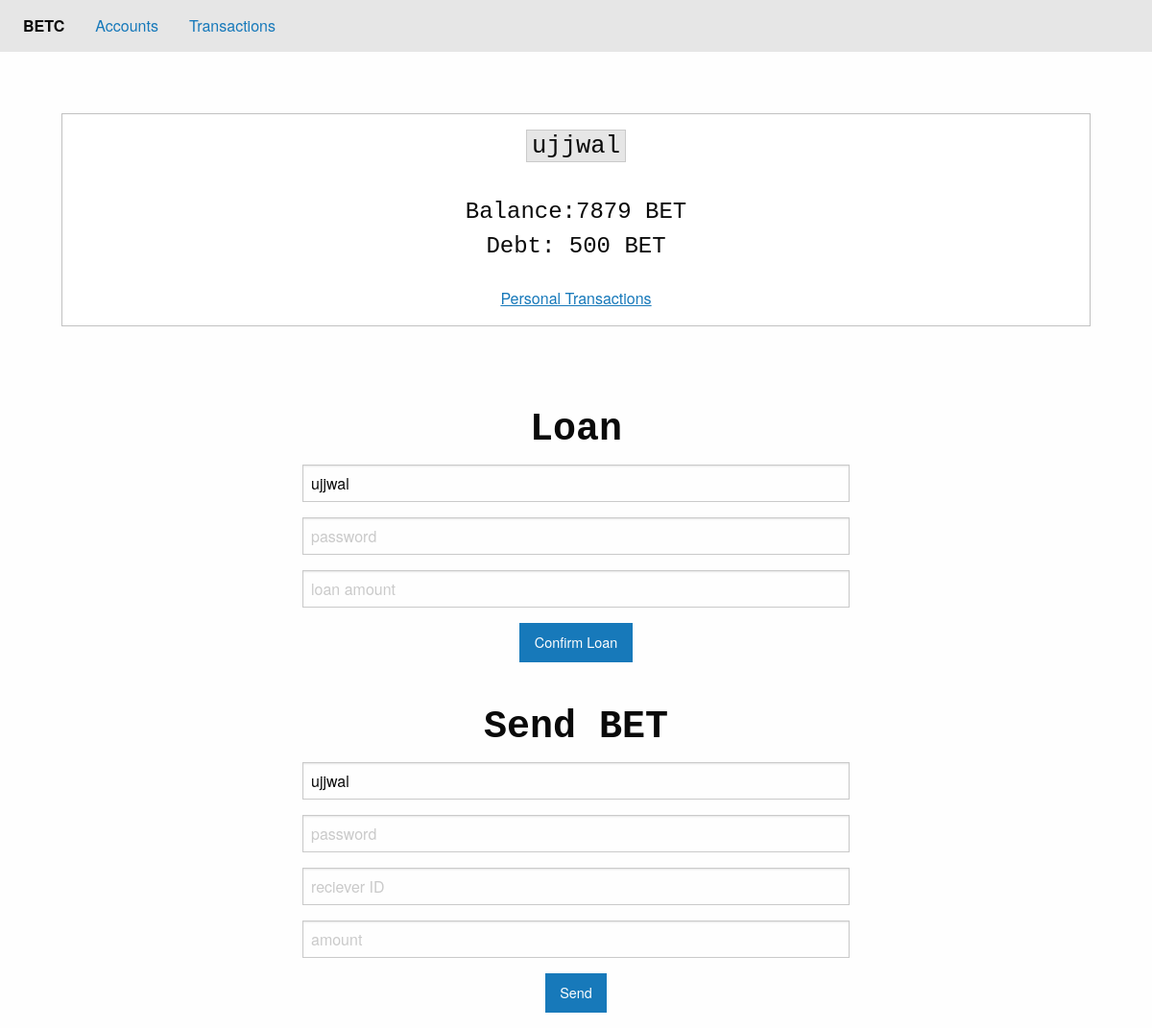
Page /accounts/ujjwal on the earlier database version.
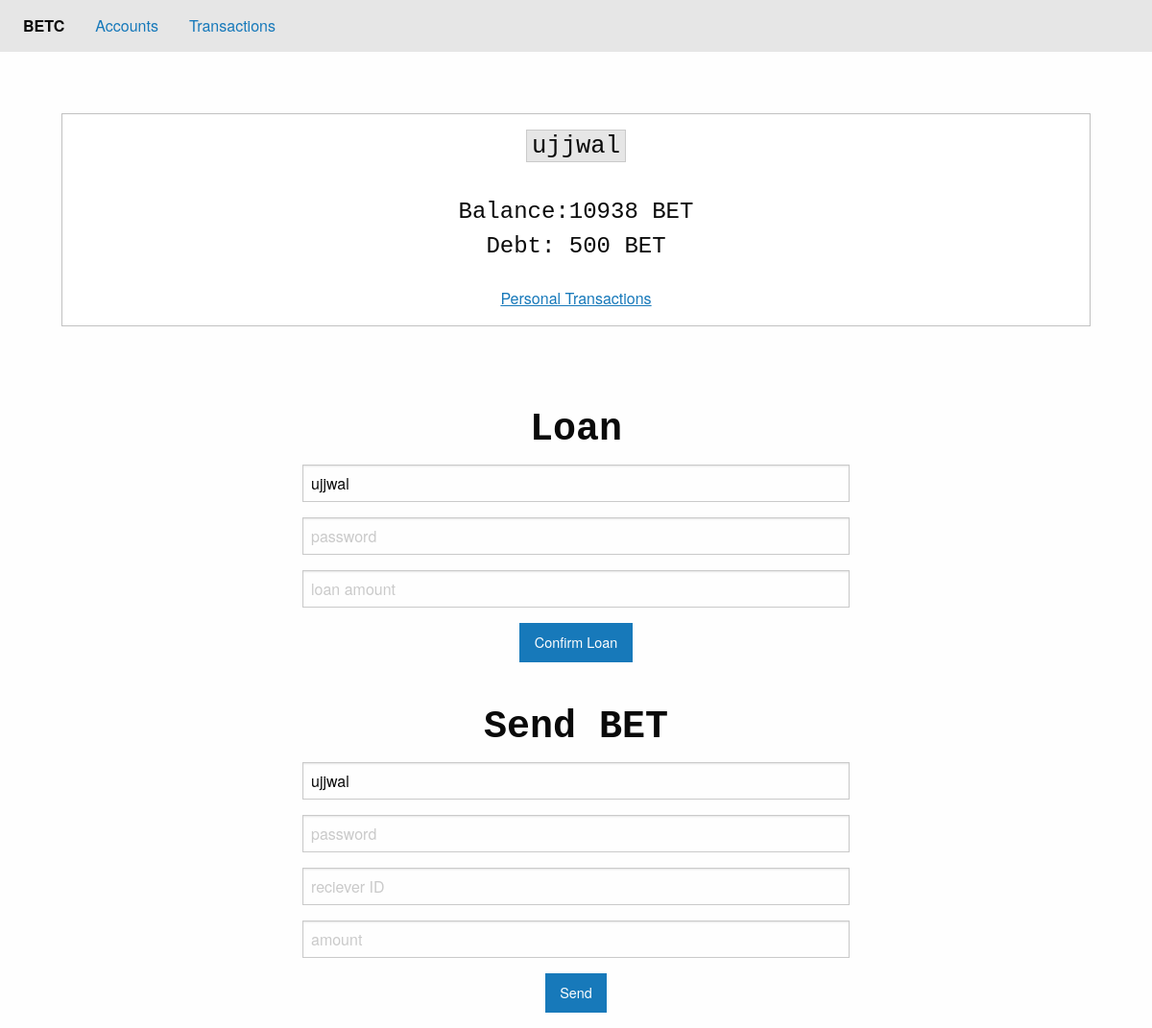
Same page on the later database version.
### app/models.py (models this page shows)
class Wallet(db.Model):
    id = db.Column(db.Integer, primary_key=True)
    username = db.Column(db.String, unique=True, nullable=False)
    password = db.Column(db.String, nullable=False)
    balance = db.Column(db.Integer,nullable=True, default=1000)
    inDept = db.Column(db.Integer, default=0)
    wins = db.Column(db.Integer, default=0)

### app/routes.py (the view)
@app.route("/accounts/<username>")
def getWallet(username):
    try:
        wallet = Wallet.query.filter_by(username=username).first()
        return render_template("wallet.html", wallet=wallet)
    except:
        return "User not found"

### app/templates/wallet.html (shortened to what this page needs)
{% extends "index.html" %}
{% block content %}
<section style="width: 100%; text-align:center; padding: 4rem;">
  <div class="callout">
    <h5><code style="font-size: 1.6rem;">{{ wallet.username }}</code></h5>
    <br>
    <span style="font-size: 1.5rem; font-family:'Courier New', Courier, monospace">Balance:{{wallet.balance}} BET</span>
    <br>
    <span style="font-size: 1.5rem; font-family:'Courier New', Courier, monospace">Debt: 500 BET</span>
    <br>
    <br>
    <a href="/transactions/{{wallet.username}}" style="text-decoration:underline;">Personal Transactions</a>
  </div>
</section>
<form method="POST" action="/loan" style="width: 50%;margin:auto; text-align: center;">
  <h2 style="font-family:'Courier New', Courier, monospace;"> <b> Loan</b></h2>
  <div class="grid-container">
    <div>
      <div>
        <input name="username" type="text" placeholder="username" value="{{wallet.username}}">
      </div>
      <div>
        <input type="password" placeholder="password" name="password">
      </div>
      <div>
        <input type="text" placeholder="loan amount" name="loanValue">
      </div>
      <button type="submit" class="button">Confirm Loan</button>
    </div>
  </div>
</form>
<br>
<form method="POST" action="/send" style="width: 50%;margin:auto; text-align: center;">
  <h2 style="font-family:'Courier New', Courier, monospace;"> <b> Send BET</b></h2>
  <div class="grid-container">
    <div>
      <div>
        <input name="username" type="text" placeholder="username" value="{{wallet.username}}">
      </div>
      <div>
        <input type="password" placeholder="password" name="password">
      </div>
      <div>
        <input type="text" placeholder="reciever ID" name="reciever">
      </div>
      <div>
        <input type="text" placeholder="amount" name="amount">
      </div>
      <button type="submit" class="button">Send</button>
    </div>
  </div>
</form>
{% endblock %}

Differences in the rows shown:
changed Wallet "ujjwal": balance "7879" → "10938"
